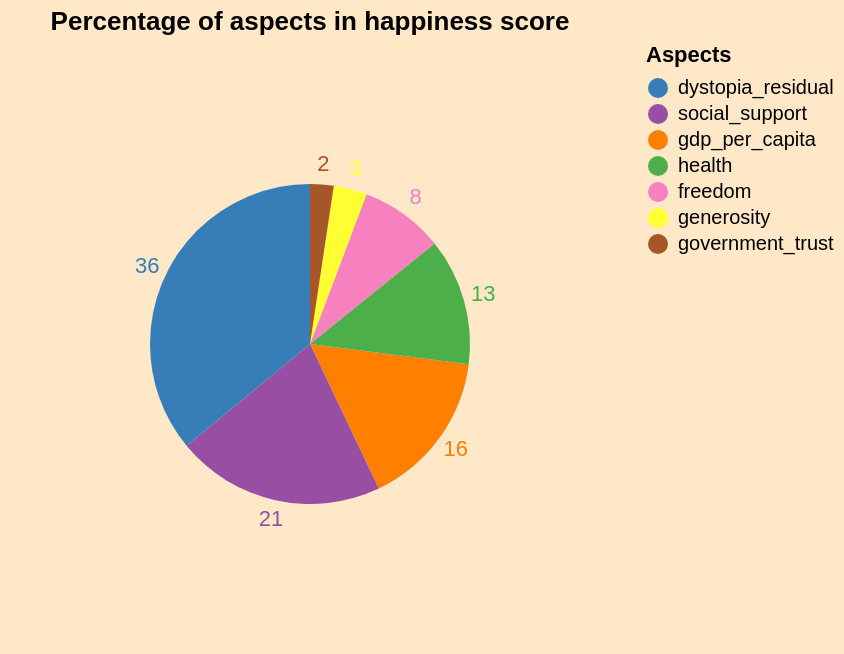

Source (Vega-Lite JSON):
### Vega-Lite specification from a JSON file in a GitHub repository (floating-point values rounded to 4 significant figures)
{"$schema": "https://vega.github.io/schema/vega-lite/v4.json", "description": "A simple pie chart with embedded data.", "title": "Percentage of aspects in happiness score", "width": "container", "height": "container", "data": {"values": [{"category": "gdp_per_capita", "value": 122.0}, {"category": "social_support", "value": 161.5}, {"category": "health", "value": 98.06}, {"category": "freedom", "value": 64.76}, {"category": "generosity", "value": 25.84}, {"category": "government_trust", "value": 18.22}, {"category": "dystopia_residual", "value": 275.6}]}, "transform": [{"window": [{"op": "sum", "field": "value", "as": "TotalValue"}], "frame": [null, null]}, {"calculate": "datum.value/datum.TotalValue * 100", "as": "PercentOfTotal"}], "encoding": {"theta": {"field": "value", "type": "quantitative", "stack": true}, "color": {"field": "category", "type": "nominal", "scale": {"domain": ["dystopia_residual", "social_support", "gdp_per_capita", "health", "freedom", "generosity", "government_trust"], "range": ["#377eb8", "#984ea3", "#ff7f00", "#4daf4a", "#f781bf", "#ffff33", "#a65628"]}, "legend": {"title": "Aspects"}}, "opacity": {"value": 1}}, "layer": [{"mark": {"type": "arc", "outerRadius": 80}}, {"mark": {"type": "text", "radius": 90}, "encoding": {"text": {"field": "PercentOfTotal", "type": "quantitative", "format": ".0f"}}}], "view": {"stroke": null}, "config": {"background": "#fee8c8"}}
